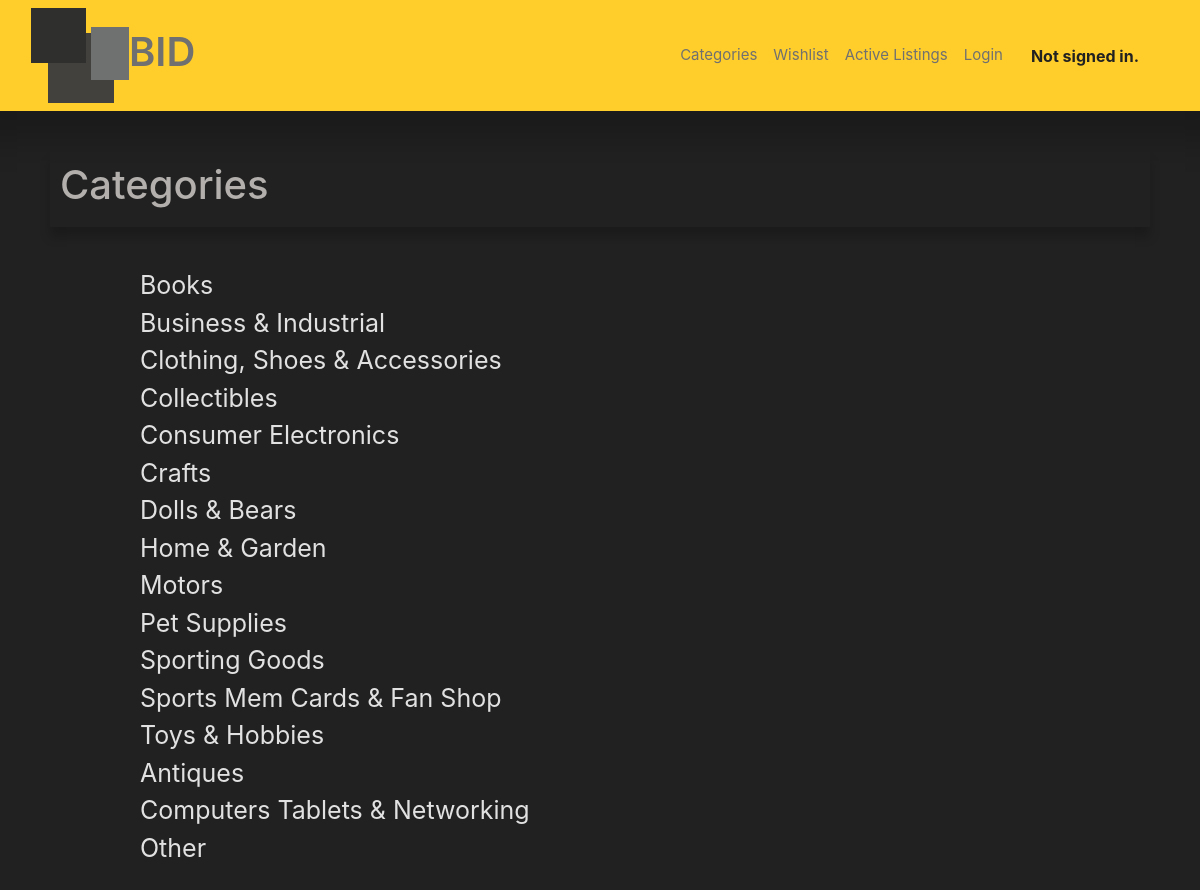
Screenshot of /categorySearch with the database file from the repository.
### auctions/models.py (models this page shows, shortened)
class categories(models.Model):
    category = models.CharField(max_length=200)

### auctions/views.py (the view)
# urls.py: path("categorySearch", views.category_search, name='category_search'),
def category_search(request):
    listings = auctionListings.objects.all()
    if listings:
        allCategories = categories.objects.all()
        return render(request, 'auctions/category_search.html',{
            'categoryList': allCategories
        })
    else:
        return render(request, 'auctions/category_search.html',{
            'message': 'No current listings'
        })

### auctions/templates/auctions/category_search.html
{% extends 'auctions/layout.html' %}
{%block body %}
    <div class='page-title category-search'>
        <h1>Categories</h1>
    </div>
    {% if message %}
        <h3>{{ message }}</h3>
    {% else %}
        <ul class= 'category-list'>
            {% for category in categoryList %}
                <li class='category-item'>
                    <a href="{% url 'category_results' category.id %}">{{ category.category }}</a>
                </li>
            {%endfor%}
        </ul>
    {% endif %}
{% endblock %}

### auctions/static/auctions/styles.css (style rules this page uses)
body { background: #212121; color: #B2AFAC; }
.page-title { margin: 0 50px; padding: 10px; box-shadow: 0 10px 10px 0px rgba(0,0,0,.2); }
.category-list { margin: 40px 100px; }
.category-item { text-decoration: none; list-style-type: none; }
.category-item a { font-size: 25px; color:rgb(226, 225, 225); }

### rows the page displays
categories: category "Books"
categories: category "Business & Industrial"
categories: category "Clothing, Shoes & Accessories"
categories: category "Collectibles"
categories: category "Consumer Electronics"
categories: category "Crafts"
categories: category "Dolls & Bears"
categories: category "Home & Garden"
categories: category "Motors"
categories: category "Pet Supplies"
categories: category "Sporting Goods"
categories: category "Sports Mem Cards & Fan Shop"
categories: category "Toys & Hobbies"
categories: category "Antiques"
categories: category "Computers Tablets & Networking"
categories: category "Other"
